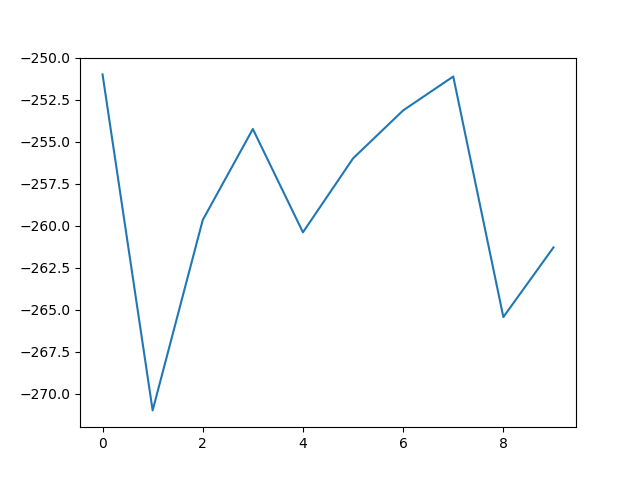

The Python source for this figure:
#Using Q-Learning to solve

import argparse
import gymnasium as gym
import numpy as np
import matplotlib.pyplot as plt
import pickle

def run(episodes, is_training=True, render=False):
    if is_training:
        print(f"Training for {episodes} episodes...")
    else:
        print(f"Running evaluation for {episodes} episodes (render={render})")

    #env = gym.make('MountainCar-v0', render_mode='human' if render else None)
    env = gym.make("MountainCar-v0", render_mode="human")

    # Divide position and velocity into segments
    pos_space = np.linspace(env.observation_space.low[0], env.observation_space.high[0], 20)    # Between -1.2 and 0.6
    vel_space = np.linspace(env.observation_space.low[1], env.observation_space.high[1], 20)    # Between -0.07 and 0.07

    if(is_training):
        q = np.zeros((len(pos_space), len(vel_space), env.action_space.n)) # init a 20x20x3 array
    else:
        f = open('mountain_car.pkl', 'rb')
        q = pickle.load(f)
        f.close()

    learning_rate_a = 0.9 # alpha or learning rate
    discount_factor_g = 0.9 # gamma or discount factor.

    epsilon = 1         # 1 = 100% random actions
    epsilon_decay_rate = 2/episodes # epsilon decay rate
    rng = np.random.default_rng()   # random number generator

    rewards_per_episode = np.zeros(episodes)

    for i in range(episodes):
        state = env.reset()[0]      # Starting position, starting velocity always 0
        state_p = np.digitize(state[0], pos_space)
        state_v = np.digitize(state[1], vel_space)

        terminated = False          # True when reached goal

        rewards=0

        while(not terminated and rewards>-1000):

            if is_training and rng.random() < epsilon:
                # Choose random action (0=drive left, 1=stay neutral, 2=drive right)
                action = env.action_space.sample()
            else:
                action = np.argmax(q[state_p, state_v, :])

            new_state,reward,terminated,_,_ = env.step(action)
            new_state_p = np.digitize(new_state[0], pos_space)
            new_state_v = np.digitize(new_state[1], vel_space)

            if is_training:
                q[state_p, state_v, action] = q[state_p, state_v, action] + learning_rate_a * (
                    reward + discount_factor_g*np.max(q[new_state_p, new_state_v,:]) - q[state_p, state_v, action]
                )

            state = new_state
            state_p = new_state_p
            state_v = new_state_v

            rewards+=reward

        epsilon = max(epsilon - epsilon_decay_rate, 0)

        rewards_per_episode[i] = rewards

    env.close()

    # Save Q table to file
    if is_training:
        f = open('mountain_car.pkl','wb')
        pickle.dump(q, f)
        f.close()

    mean_rewards = np.zeros(episodes)
    for t in range(episodes):
        mean_rewards[t] = np.mean(rewards_per_episode[max(0, t-100):(t+1)])
    plt.plot(mean_rewards)
    plt.savefig(f'mountain_car.png')

if __name__ == '__main__':
    parser = argparse.ArgumentParser(description="Car Agent Runner")
    parser.add_argument('--train', action='store_true', help='Run in training mode')
    parser.add_argument('--episodes', type=int, default=10, help='Number of episodes to run')
    parser.add_argument('--render', action='store_true', help='Render the environment')

    args = parser.parse_args()

    run(args.episodes, is_training=args.train, render=args.render)
